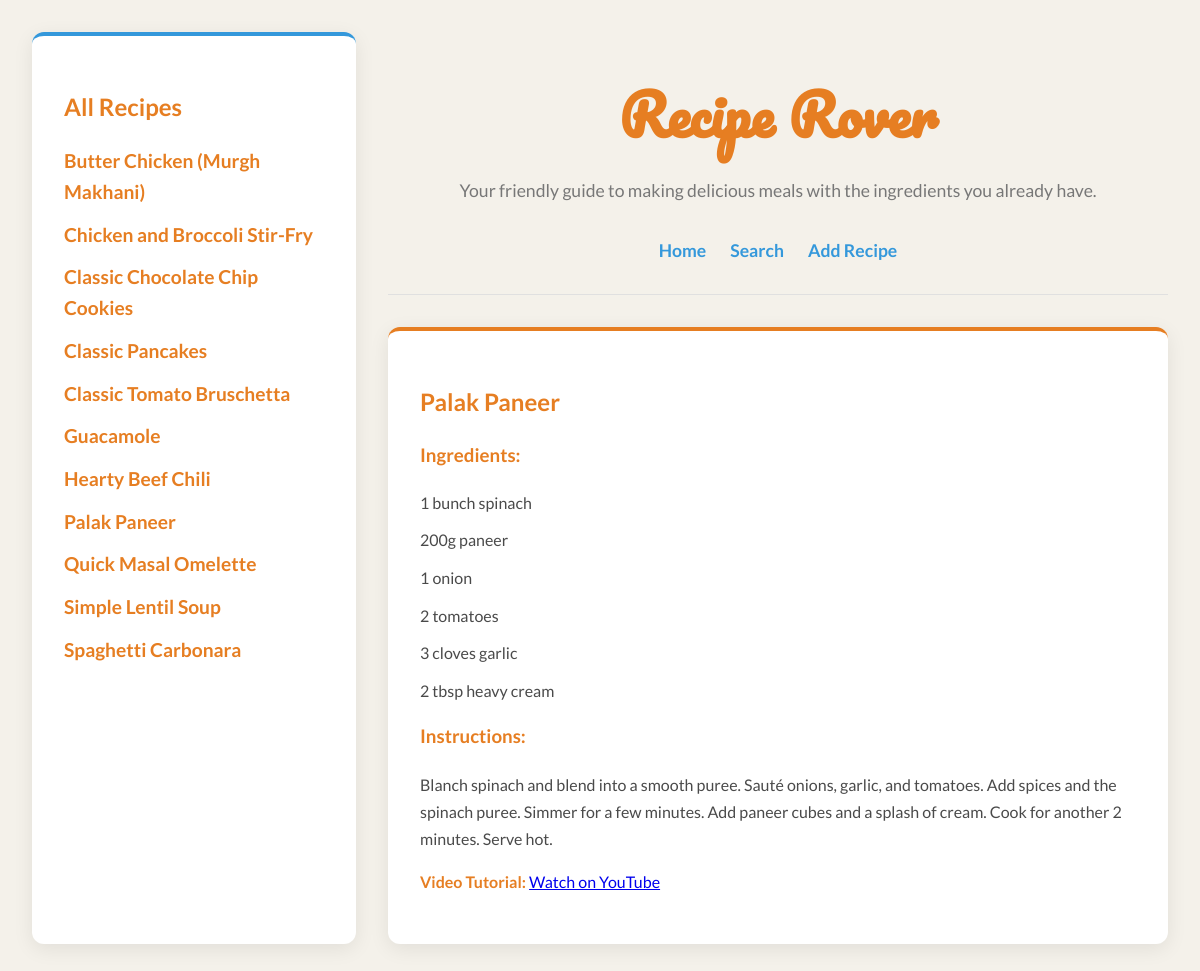
Screenshot of /recipe/2 with the database file from the repository.
### tables this page shows
CREATE TABLE recipes (id INTEGER PRIMARY KEY, name TEXT NOT NULL UNIQUE,
                                  instructions TEXT NOT NULL, youtube_link TEXT);

CREATE TABLE recipe_ingredients (recipe_id INTEGER, ingredient_id INTEGER, quantity TEXT,
                                             FOREIGN KEY (recipe_id) REFERENCES recipes (id),
                                             FOREIGN KEY (ingredient_id) REFERENCES ingredients (id),
                                             PRIMARY KEY (recipe_id, ingredient_id));

CREATE TABLE ingredients (id INTEGER PRIMARY KEY, name TEXT NOT NULL UNIQUE);

### main.py (the view)
@app.get("/recipe/{recipe_id}", response_class=HTMLResponse)
def view_recipe_details(request: Request, recipe_id: int):
    conn = get_db_connection()
    recipe = conn.execute("SELECT * FROM recipes WHERE id = ?", (recipe_id,)).fetchone()
    ingredients = conn.execute('''
        SELECT i.name, ri.quantity FROM ingredients i
        JOIN recipe_ingredients ri ON i.id = ri.ingredient_id
        WHERE ri.recipe_id = ? ORDER BY ri.rowid
    ''', (recipe_id,)).fetchall()
    all_recipes = conn.execute("SELECT id, name FROM recipes ORDER BY name").fetchall()
    conn.close()
    return templates.TemplateResponse("index.html", {"request": request, "recipes": all_recipes, "recipe_details": recipe, "ingredients": ingredients})

### templates/index.html (shortened to what this page needs)
<!DOCTYPE html>
<html lang="en">
<head>
</head>
<body>
    <div class="container">
        <aside class="sidebar">
            <h2>All Recipes</h2>
            <ul>
                {% for recipe in recipes %}
                <li><a href="/recipe/{{ recipe.id }}">{{ recipe.name }}</a></li>
                {% endfor %}
            </ul>
        </aside>
        <main class="main-content">
            <h1>Recipe Rover</h1>
            <p class="app-description">Your friendly guide to making delicious meals with the ingredients you already have.</p>
            <nav>
                <a href="/">Home</a>
                <a href="/search">Search</a>
                <a href="/add">Add Recipe</a>
            </nav>
            {% if recipe_details %}
                <div class="details">
                    <h2>{{ recipe_details.name }}</h2>
                    <h3>Ingredients:</h3>
                    <ul>
                        {% for ing in ingredients %}
                        <li>{{ ing.quantity }} {{ ing.name }}</li>
                        {% endfor %}
                    </ul>
                    <h3>Instructions:</h3>
                    <p>{{ recipe_details.instructions }}</p>
                    {% if recipe_details.youtube_link %}
                    <p><strong>Video Tutorial:</strong> <a href="{{ recipe_details.youtube_link }}" target="_blank">Watch on YouTube</a></p>
                    {% endif %}
                </div>
            {% else %}
                <div class="details">
                    <h2>Welcome to Recipe Rover!</h2>
                    <p>Select a recipe from the list on the left to see its details, or use the navigation above to find a new recipe based on your ingredients!</p>
                </div>
            {% endif %}
        </main>
    </div>
</body>
</html>

### templates/index.html (style rules this page uses)
:root { --primary-color: #e67e22; --secondary-color: #3498db; --background-color: #f4f1ea; --text-color: #4a4a4a; --card-bg-color: #ffffff; --border-color: #e0e0e0; --shadow-color: rgba(0, 0, 0, 0.08); }
body { font-family: 'Lato', sans-serif; line-height: 1.6; background-color: var(--background-color); color: var(--text-color); margin: 0; padding: 2rem; }
.container { display: flex; max-width: 1200px; margin: auto; gap: 2rem; }
.sidebar { flex: 1; background: var(--card-bg-color); padding: 2rem; border-radius: 12px; box-shadow: 0 5px 20px var(--shadow-color); border-top: 4px solid var(--secondary-color); }
.main-content { flex: 3; }
h1, h2, h3 { color: var(--primary-color); }
h1 { font-family: 'Pacifico', cursive; font-size: 3.5rem; text-align: center; margin-bottom: 0; }
.app-description { text-align: center; color: #777; margin-bottom: 2rem; font-size: 1.1rem; }
nav { display: flex; justify-content: center; gap: 1.5rem; margin-bottom: 2rem; padding-bottom: 1.5rem; border-bottom: 1px solid var(--border-color); }
nav a { text-decoration: none; color: var(--secondary-color); font-weight: bold; font-size: 1.1em; transition: color 0.2s; position: relative; padding-bottom: 5px; }
nav a::after { content: ''; position: absolute; width: 0; height: 2px; bottom: 0; left: 0; background-color: #2980b9; transition: width 0.3s; }
ul { list-style-type: none; padding: 0; }
li { margin-bottom: 0.75rem; }
li a { text-decoration: none; color: var(--primary-color); font-size: 1.2em; font-weight: bold; transition: color 0.2s; }
.details { background: var(--card-bg-color); padding: 2rem; border-radius: 12px; box-shadow: 0 5px 20px var(--shadow-color); border-top: 4px solid var(--primary-color); }
.details p { white-space: pre-wrap; line-height: 1.7; }
.details strong { color: var(--primary-color); }

### rows the page displays
recipes: name "Butter Chicken (Murgh Makhani)"
recipes: name "Chicken and Broccoli Stir-Fry"
recipes: name "Classic Chocolate Chip Cookies"
recipes: name "Classic Pancakes"
recipes: name "Classic Tomato Bruschetta"
recipes: name "Guacamole"
recipes: name "Hearty Beef Chili"
recipes: name "Palak Paneer", instructions "Blanch spinach and blend into a smooth puree. Sauté onions, garlic, and tomatoes. Add spices and the spinach puree. Simmer for a few minutes. Add paneer cubes and a splash of cream. Cook for another 2 minutes. Serve hot."
recipes: name "Quick Masal Omelette"
recipes: name "Simple Lentil Soup"
recipes: name "Spaghetti Carbonara"
recipe_ingredients: quantity "1 bunch", name "spinach"
recipe_ingredients: quantity "200g", name "paneer"
recipe_ingredients: quantity "1", name "onion"
recipe_ingredients: quantity "2", name "tomatoes"
recipe_ingredients: quantity "3 cloves", name "garlic"
recipe_ingredients: quantity "2 tbsp", name "heavy cream"
